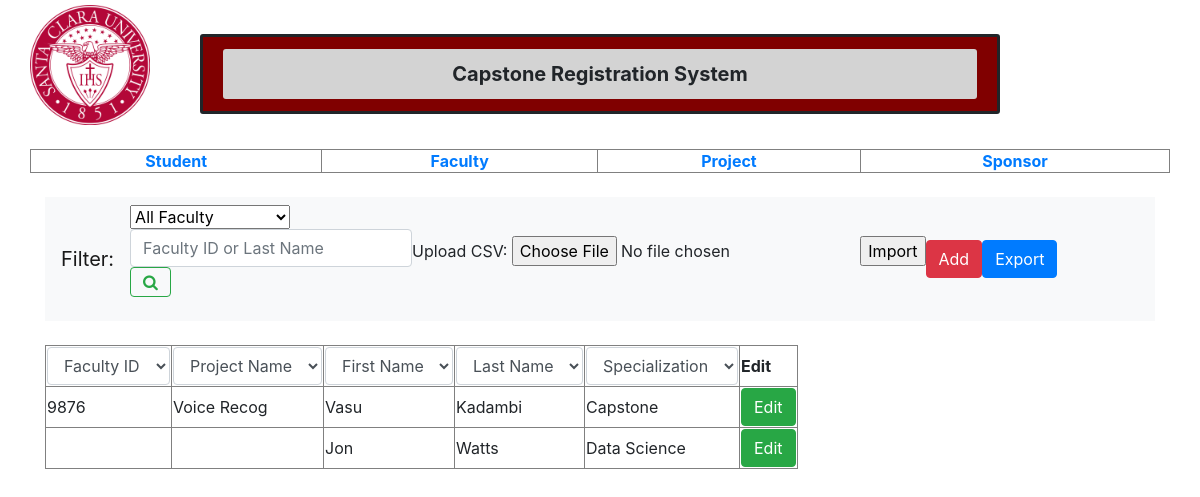
The app's page /Capstone_Project_Integration/index_faculty.php with its own data.
### tables this page shows
CREATE TABLE `project` (
  `project_id` int(10) NOT NULL,
  `student_id` int(10) DEFAULT NULL,
  `faculty_id` int(10) DEFAULT NULL,
  `name` varchar(30) DEFAULT NULL,
  `description` varchar(150) DEFAULT NULL,
  `status` varchar(10) DEFAULT NULL,
  `start_date` int(10) DEFAULT NULL,
  `end_date` int(10) DEFAULT NULL,
  `Documents` varchar(500) NOT NULL
);

CREATE TABLE `faculty` (
  `faculty_id` int(10) NOT NULL,
  `first_name` varchar(50) NOT NULL,
  `last_name` varchar(50) NOT NULL,
  `specialization` varchar(100) NOT NULL
);

### Capstone_Project_Integration/ref_fun.php (called while the page is built, shortened)
<?php
function connectDB()
{
    $localhost = "localhost";
    $dbun = "root";
    $dbpw = "Thinkblue76";
    $dbname = "capstone_reg_test";
    $connect = mysqli_connect($localhost,$dbun,$dbpw,$dbname);
    return $connect;
}
function searchTable($query)
{
    $search_result = mysqli_query(connectDB(), $query);
    return $search_result;
}
?>

### Capstone_Project_Integration/index_faculty.php (the view, shortened to what this page needs)
<html>
    <head>
    <link rel="stylesheet" href="https://stackpath.bootstrapcdn.com/bootstrap/4.3.1/css/bootstrap.min.css">
        <link rel="stylesheet" href="style.css">
        <link rel="stylesheet" href="https://cdnjs.cloudflare.com/ajax/libs/font-awesome/4.7.0/css/font-awesome.min.css">
    </head>
    <body>
        <div class="container">
            <div class="row">
                <div class="cola"><div id="scuLogo"><img src="assets/img/Santa_Clara_U_Seal.svg.png"/></div>
                </div>
                <div class="colb">
                    <div class="outer">
                        <div class="inner">Capstone Registration System</div>
                    </div>
                </div>
            </div>
            <br>
            <div class = "row">
                <table class="itemnav" border= "1px">
                    <th><a href="index.php">Student</a></th>
                    <th><a href="index_faculty.php">Faculty</a></th>
                    <th><a href="index_project.php">Project</a></th>
                    <th><a href="index_sponsor.php">Sponsor</a></th>
                </table>
            </div>
<br>
<div id="row">
    <nav class="navbar navbar-expand-lg navbar-light bg-light">
            <a class="navbar-brand" href="#">Filter: </a>
        <div class="collapse navbar-collapse" id="navbarSupportedContent">
                <form action="index_faculty.php" method="POST">
                    <ul class="navbar-nav mr-auto">
                    <li class="nav-item dropdown">
                       <select name ="facfilter" id="filter" class="filter">
                            <option value="all"> All Faculty </option>
                        </select>
                    </li>
                    </ul>
                    <form class="form-inline my-2 my-lg-0" action="index_faculty.php" method="POST">
                        <input class="form-control mr-sm-2" type="text" name="search_value" placeholder="Faculty ID or Last Name" aria-label="Search">
                        <button class="btn btn-outline-success my-2 my-sm-0" name="search" type="submit"><i class="fa fa-search" aria-hidden="true"></i></button>
                    </form>
                </form>
<?php
include ('ref_fun.php');
if (!isset( $_GET['startrow']) or !is_numeric($_GET['startrow']))
{
    $startrow = 0;
}
else
{
    $startrow = (int) $_GET['startrow'];
}
if(isset($_POST['search']))
{
    $filter_value = $_POST['facfilter'];
    $search_value = $_POST['search_value'];
    if ($search_value != NULL)
    {
        $search = "(f.faculty_id LIKE '%".$search_value."%' OR f.last_name LIKE '%".$search_value."%')";
    }
    else
    {
        $search = "";
    }
    if($filter_value == "leading")
    {
        $filter = "(p.faculty_id > 0)";
    }
    elseif($filter_value == "notleading")
    {
        $filter = "(p.name IS NULL)";
    }
    elseif ($filter_value == "all")
    {
        $filter = "f.faculty_id != 0";
    }
    else
    {
        $filter = "";
    }
    if($filter_value = "all" and $search_value != NULL)
    {
       $where_value = "WHERE ".$search;
    }
    elseif($filter_value = "leading" and $search_value != NULL)
    {
        $where_value = "WHERE ".$filter." AND ".$search;
    }
    elseif($filter_value = "notleading" and $search_value != NULL)
    {
        $where_value = "WHERE ".$filter." AND ".$search;
    }
    else
    {
        $where_value = "WHERE ".$filter;
    }
    $search_query = "SELECT * FROM faculty f
                    LEFT JOIN project p ON f.faculty_id = p.faculty_id
                    ".$where_value." ORDER BY 1 LIMIT $startrow, 20";
    $search_result = searchTable($search_query);
}
else
{
    $query = "SELECT * FROM faculty f LEFT JOIN project p ON f.faculty_id = p.faculty_id WHERE f.faculty_id != 0 ORDER BY 1 LIMIT $startrow,20";
    $search_result = searchTable($query);
}
?>
                <form  method="post" enctype="multipart/form-data">
                  Upload CSV: <input type="file" name="file">
                  <input type="submit" name="submit" value="Import">
                </form>
                <button type='button' class='btn btn-danger' data-toggle='modal' data-target='#exampleModalCenter1'>Add</button>
            <button method="post" type="button" class="btn btn-primary" name="export" data-toggle="modal"  data-target="#exportModal">Export</button>
            <?php
                $download_query = "SELECT * FROM faculty ORDER BY 1";
                $download_result = searchTable($download_query);
            ?>
    </nav>
</div>
<br>
<div id="table">
    <table border="1px">
    <?php
    $numrows = mysqli_num_rows($search_result);
    if ($numrows > 0)
    {
        echo "<table border='1px'>";
        echo "<thead>";
        echo "<th>Faculty ID</th>";
        echo "<th>Project Name</th>";
        echo "<th>First Name</th>";
        echo "<th>Last Name</th>";
        echo "<th>Specialization</th>";
        echo "<th>Edit</th>";
        echo "</thead>";
        if ($search_result-> num_rows > 0)
        {
            while ($row = mysqli_fetch_array($search_result, MYSQLI_ASSOC))
            {
                echo "<tr>";
                echo "<td>{$row['faculty_id']}</td>";
                echo "<td>{$row['name']}</td>";
                echo "<td>{$row['first_name']}</td>";
                echo "<td>{$row['last_name']}</td>";
                echo "<td>{$row['specialization']}</td>";
                echo"<td><button type='button' class='btn btn-success editbutton' data-toggle='modal' data-target='#editmodal'>Edit</button></td>";
                echo "</tr>";
            }
            echo "</table>";
        }
    }
    ?>
</div>
</div>
</body>
</html>

### Capstone_Project_Integration/style.css (style rules this page uses)
body { padding: 5px; }
#scuLogo { width: 120px; height: 120px; margin: auto; }
#scuLogo img { width: 120px; height: 120px; }
.cola { width: 0%; }
.colb { align-content: center; width: 100%; }
.outer { display: flex; background-color: maroon; width: 800; height: 80; margin-top: 18px; margin-bottom: auto; margin-left: auto; margin-right: auto; border-style: solid; border-radius: 3px; }
.inner { background-color: lightgray; margin-left: 20px; margin-right: 20px; margin-bottom: auto; margin-top: auto; text-align: center; font-weight: bold; font-size: 30pt; border-radius: 3px; padding: 10px; font-size: 20px; width: inherit; }
.itemnav { width: 100%; text-align: center; }

### records on screen
project: faculty "9876", name "Voice Recog", faculty.first_name "Vasu", faculty.last_name "Kadambi", faculty.specialization "Capstone"
faculty: first_name "Jon", last_name "Watts", specialization "Data Science"
